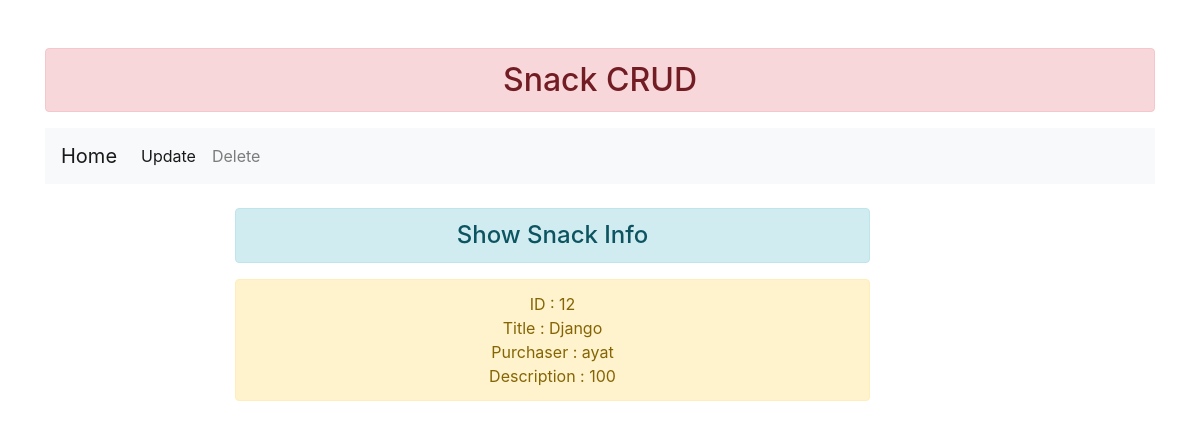
The app's page /12/ with its own data.
### snacks/models.py (models this page shows, shortened)
class Snack (models.Model):
    title = models.CharField(max_length=64)
    purchaser = models.ForeignKey(get_user_model(), on_delete=models.CASCADE)
    description = models.TextField()

### snacks/views.py (the view)
# urls.py: path('<int:pk>/' , SnackDetailView.as_view(), name= 'snack_detail'),
class SnackDetailView(DetailView):
    template_name = 'snack-detail.html'
    model=Snack

### templates/snack-detail.html (shortened to what this page needs)
{% extends 'base.html' %}
{% block content %}
<nav class="navbar navbar-expand-lg navbar-light bg-light">
    <a class="navbar-brand" href="{% url 'snack_list' %}">Home</a>
      <div class="collapse navbar-collapse" id="navbarNavDropdown">
        <ul class="navbar-nav">
          <li class="nav-item active">
            <a class="nav-link" href="{% url 'snack_update' pk=snack.pk %}">Update</a>
          </li>
          <li class="nav-item">
            <a class="nav-link" href="{% url 'snack-delete' pk=snack.pk %}">Delete</a>
          </li>
</nav>
<br>
<div class="row">
    <div class="col-sm-7 offset-2">
        <h4 class="text-center alert alert-info"> Show Snack Info</h4>
        <p class="text-center alert alert-warning"> ID : {{snack.pk}}
            <br>
             Title : {{ snack.title }}
            <br>
            Purchaser : {{snack.purchaser}}
            <br>
            Description : {{snack.description}}
        </p>
    </div>
</div>
{% endblock content %}

### records on screen
Snack: pk "12", title "Django", purchaser "ayat", description "100"
